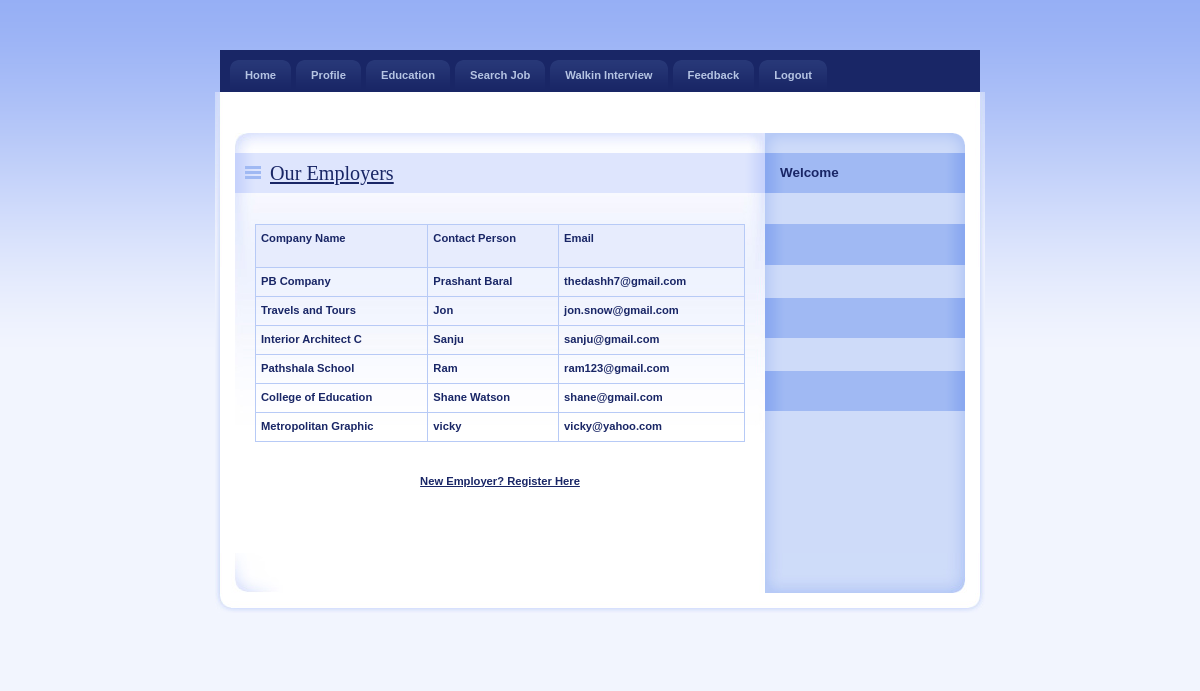
Page /Employer.php on the committed database.
### tables this page shows
CREATE TABLE `employer_reg` (
  `EmployerId` int(11) NOT NULL,
  `CompanyName` varchar(20) NOT NULL,
  `ContactPerson` varchar(20) NOT NULL,
  `Address` varchar(100) NOT NULL,
  `City` varchar(20) NOT NULL,
  `Email` varchar(40) NOT NULL,
  `Mobile` bigint(20) NOT NULL,
  `Area_Work` varchar(40) NOT NULL,
  `Status` varchar(10) NOT NULL,
  `UserName` varchar(20) NOT NULL,
  `Password` varchar(20) NOT NULL,
  `Question` varchar(100) NOT NULL,
  `Answer` varchar(50) NOT NULL
);

### Employer.php (the view, shortened to what this page needs)
<!DOCTYPE html PUBLIC "-//W3C//DTD XHTML 1.0 Strict//EN" "http://www.w3.org/TR/xhtml1/DTD/xhtml1-strict.dtd">
<html xmlns="http://www.w3.org/1999/xhtml" xml:lang="cs" lang="cs">
<head>
    <link rel="stylesheet" media="screen,projection" type="text/css" href="./css/main.css" />
    <link rel="stylesheet" media="print" type="text/css" href="./css/print.css" />
    <link rel="stylesheet" media="aural" type="text/css" href="./css/aural.css" />
</head>
<body id="www-url-cz">
<div id="main" class="box">
<?php
include "menu.php"
?>
    <div id="page" class="box">
    <div id="page-in" class="box">
        <div id="strip" class="box noprint">
            <p id="breadcrumbs">&nbsp;</p>
        </div>
        <div id="content">
            <div class="article">
                <h2><span><a href="#">Our Employers</a></span></h2>
                <p>
              <table width="100%" border="1" cellpadding="1" cellspacing="2" bordercolor="#006699" >
<tr>
<th height="32" bgcolor="#006699" class="style3"><div align="left" class="style9 style5 style2"><strong>Company Name</strong></div></th>
<th bgcolor="#006699" class="style3"><div align="left" class="style9 style5 style2"><strong>Contact Person</strong></div></th>
<th bgcolor="#006699" class="style3"><div align="left" class="style9 style5 style2"><strong>Email</strong></div></th>
</tr>
<?php
$con = mysqli_connect("localhost","root","","job");
$sql = "select * from employer_reg where Status='Confirm'";
$result = mysqli_query($con,$sql);
while($row = mysqli_fetch_array($result))
{
$CompanyName=$row['CompanyName'];
$ContactPerson=$row['ContactPerson'];
$Email=$row['Email'];
?>
<tr>
<td class="style3"><div align="left" class="style9 style5"><strong><?php echo $CompanyName;?></strong></div></td>
<td class="style3"><div align="left" class="style9 style5"><strong><?php echo $ContactPerson;?></strong></div></td>
<td class="style3"><div align="left" class="style9 style5"><strong><?php echo $Email;?></strong></div></td>
</tr>
<?php
}
?>
</table>
                </p>
                <div align="center"><a href="EmployerReg.php"><strong>New Employer? Register Here</strong></a>
                  </div>
              <p class="btn-more box noprint">&nbsp;</p>
          </div>
        </div>
<?php
include "right.php"
?>
    </div>
    </div>
<?php
include "footer.php"
?>
</div>
</body>
</html>

### menu.php (shortened to what this page needs)
<div id="tabs" class="noprint">
       <ul class="box">
           <li><a href="index.php">Home<span class="tab-l"></span><span class="tab-r"></span></a></li>
           <li><a href="Profile.php">Profile<span class="tab-l"></span><span class="tab-r"></span></a></li>
           <li><a href="Education.php">Education<span class="tab-l"></span><span class="tab-r"></span></a></li>
           <li><a href="SearchJob.php">Search Job<span class="tab-l"></span><span class="tab-r"></span></a></li>
           <li><a href="Walkin.php">Walkin Interview<span class="tab-l"></span><span class="tab-r"></span></a></li>
           <li><a href="Feedback.php">Feedback<span class="tab-l"></span><span class="tab-r"></span></a></li>
           <li><a href="session_destroy.php">Logout<span class="tab-l"></span><span class="tab-r"></span></a></li>
       </ul>
</div>

### right.php (shortened to what this page needs)
<div id="col" class="noprint">
            <div id="col-in">
                <h3>Welcome</h3>
                <div id="about-me">
                    <p class="style1">
                    </p>
              </div>
                <h3 >&nbsp;</h3>
              <br/>
                <h3>&nbsp;</h3>
                <br/>
                <h3>&nbsp;</h3>
<br/>
          </div>
</div>

### footer.php
  <div id="footer">
</div>

### main.css (style rules this page uses)
* { min-height:1px; }
body { border:0; margin:0; padding:0; background:#F2F5FE url("../design/bg.gif") 0 0 repeat-x; font:70%/160% "verdana",sans-serif; color:#192666; _text-align:center; }
a { color:#192666; }
p { border:0; margin:15px 0; padding:0; }
div { display:block; border:0; margin:0; padding:0; }
h1, h2, h3, h4, h5 { border:0; margin:15px 0 10px 0; padding:0; font-weight:bold; }
h2 { font-size:180%; line-height:100%; font-family:"georgia",serif; font-weight:normal; }
h3 { font-size:120%; line-height:100%; font-weight:bold; }
table { display:table; border-collapse:collapse; margin:15px 0; padding:0; border:1px solid #B7CAF6; font-size:100%; }
tr { display:table-row; }
th, td { display: table-cell; border:1px solid #B7CAF6; margin:0; padding:5px; vertical-align:top; text-align:left; }
th { background:#E7ECFD; text-align:center; color:#192666; font-weight:bold; }
ul, ol { display:block; border:0; margin:15px 0 15px 40px; padding:0; }
li { display:list-item; border:0; margin:0; padding:0; _height:1px; }
a, img, span { border:0; margin:0; padding:0; }
strong, .strong { font-weight:bold; }
.box { min-height:1px; _height:1px; }
.box:after { content:"."; display:block; line-height:0px; font-size:0px; visibility:hidden; clear:both; }
#main { width:770px; margin:50px auto 0 auto; _text-align:left; }
#tabs { background:#192666; margin:0 5px; padding:10px 0 0 0; _height:1px; }
#tabs ul { margin:0 10px; padding:0; list-style:none; }
#tabs ul li { margin:0 5px 0 0; padding:0; float:left; }
#tabs ul li a { display:block; position:relative; padding:7px 15px; border:0; background:url("../design/tab_link.gif") 0 0 repeat-x; color:#B5C4E3; font-weight:bold; text-decoration:none; cursor:pointer; }
#tabs ul li a span.tab-l, #tabs ul li a:hover span.tab-l { position:absolute; top:0; left:0; _left:-15px; width:8px; height:8px; background:url("../design/tab_link_l.gif") 0 0 no-repeat; }
#tabs ul li a span.tab-r, #tabs ul li a:hover span.tab-r { position:absolute; top:0; right:0; _right:-1px; width:8px; height:8px; background:url("../design/tab_link_r.gif") 100% 0 no-repeat; }
#page { width:770px; min-height:1px; background:#FFF url("../design/bg_page.gif") 0 0 repeat-y; _height:1px; }
#page-in { min-height:1px; padding:10px 0; background:url("../design/bg_page_in.jpg") 0 0 no-repeat; _height:1px; }
#strip { position:relative; clear:both; padding:3px 20px 10px 20px; color:#6182D1; }
#strip p { margin:0; }
#strip #breadcrumbs { width:520px; margin:0; padding:0; }
#content { float:left; width:530px; _width:550px; margin:0; padding:0 0 0 20px; }
#content .article { clear:both; margin:0; padding:20px; background:url("../design/content_article_bg.jpg") 0 0 no-repeat; }
#content .article h2 { margin:0 -20px; padding:10px; background:#DEE5FD url("../design/content_title_bg.gif") 0 0 repeat-y; color:#192666; }
#content .article h2 span { background:url("../design/ico_list.gif") 0 50% no-repeat; padding-left:25px; }
#content .article p { text-align:justify; }
#content .btn-more { margin:0 0 15px 0; padding:0; border:0; position:relative; }
#col { float:left; width:200px; margin:0; padding:0; background:#CEDBF9 url("../design/col_bg.gif") 0 0 repeat-y; }
#col-in { padding:20px 10px; background:url("../design/col_top.gif") 0 0 no-repeat; }
#col h3 { padding:13px 15px 14px 15px; margin:0 -10px 15px -10px; background:#A0B9F3 url("../design/col_title_bg.gif") 0 0 repeat-y; color:#192666; }
#col #about-me { margin-bottom:15px; line-height:130%; }
#col #about-me p { margin:0; }
#footer { position:relative; clear:both; width:770px; height:60px; margin-bottom:50px; background:url("../design/footer.jpg") 0 0 no-repeat; color:#6685CC; }

### print.css (style rules this page uses)
body { border:0; margin:0; padding:0; font-size:12pt }
a { color:#000; text-decoration:none; }
h1, h2, h3 { page-break-after:avoid; page-break-inside:avoid; }
table { border-collapse: collapse; border-width:1px; border-style:solid; }
th, td { display:table-cell; border-width:1px; border-style:solid; }
ul, ol, dl { page-break-before:avoid }
.noprint { display:none; }

### aural.css (style rules this page uses)
body { voice-family:paul,male; volume:loud; speech-rate:slow; richness:90; stress:20; }
h1, h2, h3, h4, h5 { cue-before:url("ping.au"); }
p, table { pause:50ms; }
strong { pitch:medium; pitch-range:60; stress:90; richness:90; }

### Employer.php (style rules this page uses)
.style2 { font-weight: bold }

### rows in the picture
employer_reg: CompanyName "PB Company", ContactPerson "Prashant Baral", Email "thedashh7@gmail.com"
employer_reg: CompanyName "Travels and Tours", ContactPerson "Jon", Email "jon.snow@gmail.com"
employer_reg: CompanyName "Interior Architect C", ContactPerson "Sanju", Email "sanju@gmail.com"
employer_reg: CompanyName "Pathshala School", ContactPerson "Ram", Email "ram123@gmail.com"
employer_reg: CompanyName "College of Education", ContactPerson "Shane Watson", Email "shane@gmail.com"
employer_reg: CompanyName "Metropolitan Graphic", ContactPerson "vicky", Email "vicky@yahoo.com"
